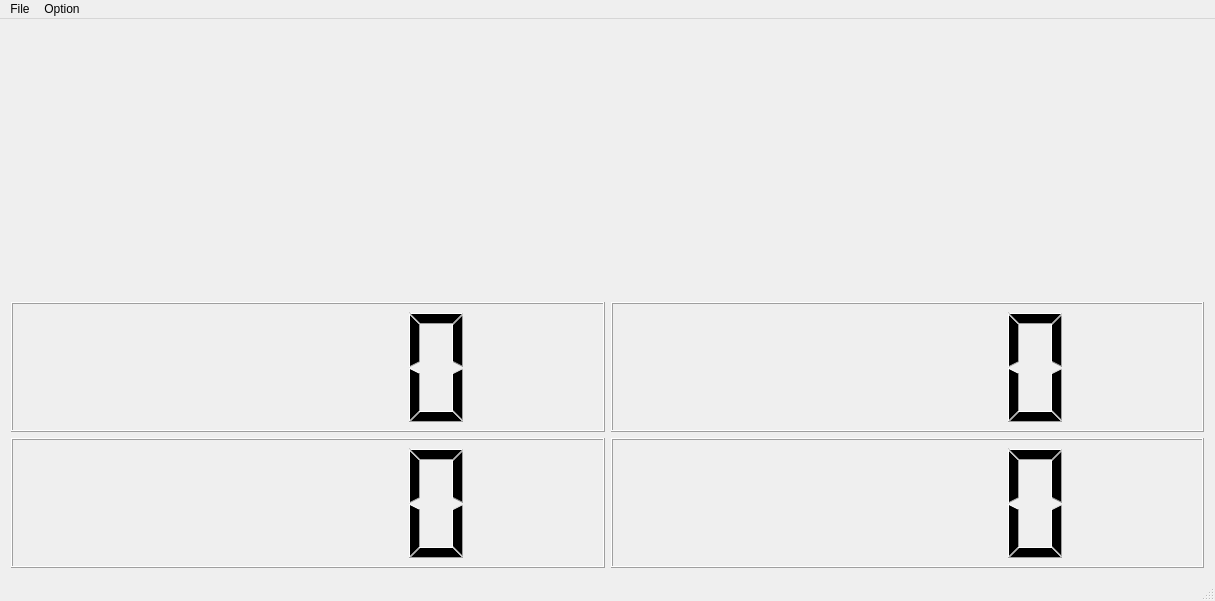
<?xml version="1.0" encoding="UTF-8"?>
<ui version="4.0">
 <class>MainWindow</class>
 <widget class="QMainWindow" name="MainWindow">
  <property name="geometry">
   <rect>
    <x>0</x>
    <y>0</y>
    <width>1215</width>
    <height>601</height>
   </rect>
  </property>
  <property name="maximumSize">
   <size>
    <width>16777215</width>
    <height>16777215</height>
   </size>
  </property>
  <property name="windowTitle">
   <string>Test_TCP</string>
  </property>
  <property name="unifiedTitleAndToolBarOnMac">
   <bool>false</bool>
  </property>
  <widget class="QWidget" name="centralWidget">
   <layout class="QVBoxLayout" name="verticalLayout_3">
    <item>
     <widget class="QCustomPlot" name="plot" native="true"/>
    </item>
    <item>
     <layout class="QHBoxLayout" name="horizontalLayout">
      <item>
       <layout class="QVBoxLayout" name="verticalLayout">
        <item>
         <widget class="QLCDNumber" name="lcdNumber">
          <property name="autoFillBackground">
           <bool>true</bool>
          </property>
         </widget>
        </item>
        <item>
         <widget class="QLCDNumber" name="lcdNumber_3">
          <property name="autoFillBackground">
           <bool>true</bool>
          </property>
         </widget>
        </item>
       </layout>
      </item>
      <item>
       <layout class="QVBoxLayout" name="verticalLayout_2">
        <item>
         <widget class="QLCDNumber" name="lcdNumber_2">
          <property name="autoFillBackground">
           <bool>true</bool>
          </property>
         </widget>
        </item>
        <item>
         <widget class="QLCDNumber" name="lcdNumber_4">
          <property name="autoFillBackground">
           <bool>true</bool>
          </property>
         </widget>
        </item>
       </layout>
      </item>
     </layout>
    </item>
   </layout>
  </widget>
  <widget class="QStatusBar" name="statusBar"/>
  <widget class="QMenuBar" name="menuBar">
   <property name="geometry">
    <rect>
     <x>0</x>
     <y>0</y>
     <width>1215</width>
     <height>20</height>
    </rect>
   </property>
   <widget class="QMenu" name="menus">
    <property name="title">
     <string>Option</string>
    </property>
    <widget class="QMenu" name="menuCommunication">
     <property name="geometry">
      <rect>
       <x>2405</x>
       <y>99</y>
       <width>136</width>
       <height>138</height>
      </rect>
     </property>
     <property name="title">
      <string>Communication</string>
     </property>
     <widget class="QMenu" name="menuDevice_2">
      <property name="title">
       <string>Device 2</string>
      </property>
      <addaction name="actionMODBUS_TCP"/>
     </widget>
     <widget class="QMenu" name="menuDevice_3">
      <property name="enabled">
       <bool>false</bool>
      </property>
      <property name="tearOffEnabled">
       <bool>false</bool>
      </property>
      <property name="title">
       <string>Device 3</string>
      </property>
      <addaction name="actionMODBUS_TCP_3"/>
     </widget>
     <widget class="QMenu" name="menuDevice_4">
      <property name="title">
       <string>Device 4</string>
      </property>
      <addaction name="actionMODBUS_RTU"/>
     </widget>
     <addaction name="actionDevice1"/>
     <addaction name="menuDevice_2"/>
     <addaction name="menuDevice_3"/>
     <addaction name="menuDevice_4"/>
    </widget>
    <addaction name="menuCommunication"/>
   </widget>
   <widget class="QMenu" name="menuFile">
    <property name="title">
     <string>File</string>
    </property>
    <addaction name="actionNew"/>
    <addaction name="actionOpen_File"/>
    <addaction name="actionSave"/>
    <addaction name="actionSave_As"/>
    <addaction name="actionPrint"/>
   </widget>
   <addaction name="menuFile"/>
   <addaction name="menus"/>
  </widget>
  <action name="actionDevice1">
   <property name="text">
    <string>Device 1</string>
   </property>
  </action>
  <action name="actionMODBUS_TCP">
   <property name="checkable">
    <bool>true</bool>
   </property>
   <property name="text">
    <string>MODBUS TCP 2</string>
   </property>
  </action>
  <action name="actionMODBUS_TCP_3">
   <property name="text">
    <string>MODBUS TCP 3</string>
   </property>
  </action>
  <action name="actionMODBUS_RTU">
   <property name="checkable">
    <bool>true</bool>
   </property>
   <property name="text">
    <string>MODBUS RTU</string>
   </property>
  </action>
  <action name="actionOpen_File">
   <property name="text">
    <string>Open File</string>
   </property>
  </action>
  <action name="actionNew">
   <property name="text">
    <string>New</string>
   </property>
  </action>
  <action name="actionSave">
   <property name="text">
    <string>Save</string>
   </property>
  </action>
  <action name="actionSave_As">
   <property name="text">
    <string>Save As..</string>
   </property>
  </action>
  <action name="actionPrint">
   <property name="text">
    <string>Print</string>
   </property>
  </action>
 </widget>
 <layoutdefault spacing="6" margin="11"/>
 <customwidgets>
  <customwidget>
   <class>QCustomPlot</class>
   <extends>QWidget</extends>
   <header>qcustomplot.h</header>
   <container>1</container>
  </customwidget>
 </customwidgets>
 <resources/>
 <connections/>
</ui>
